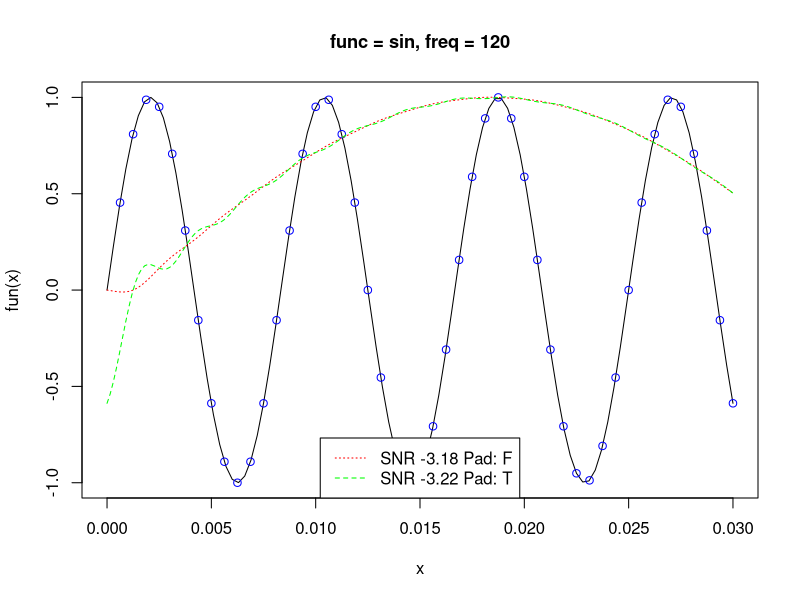
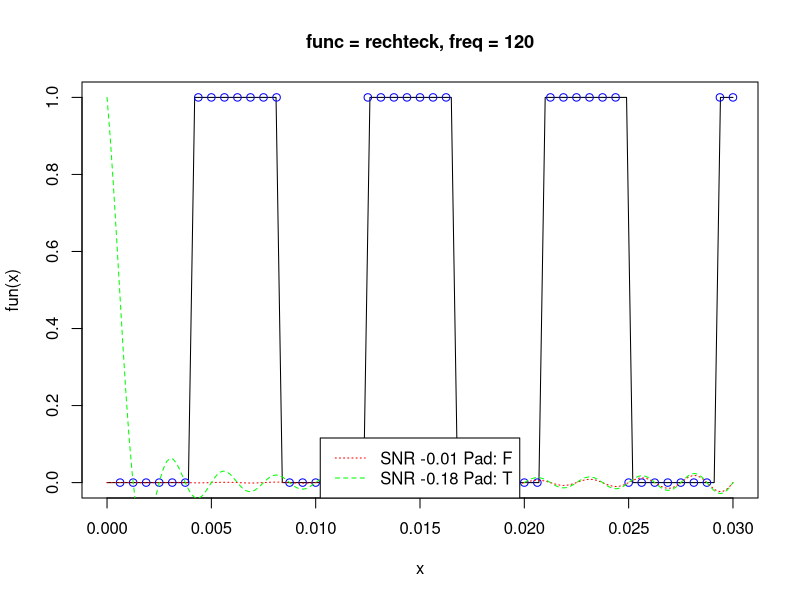
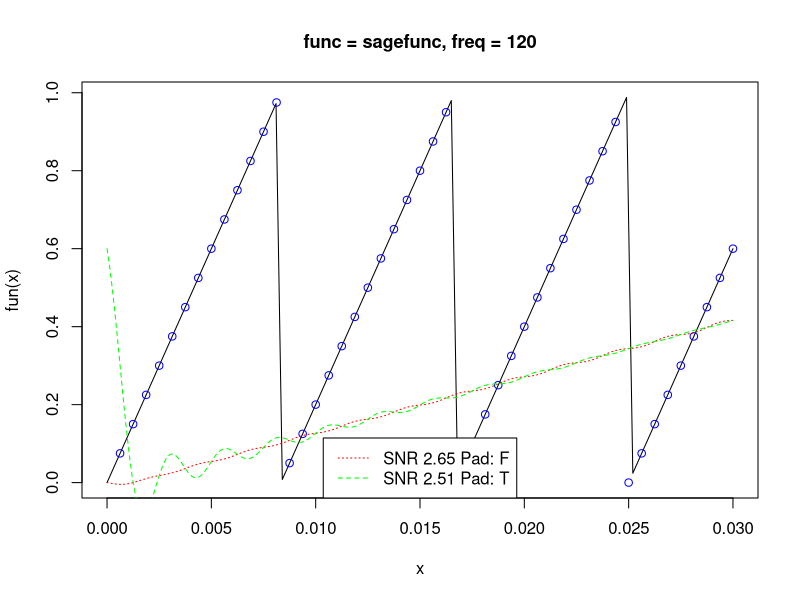
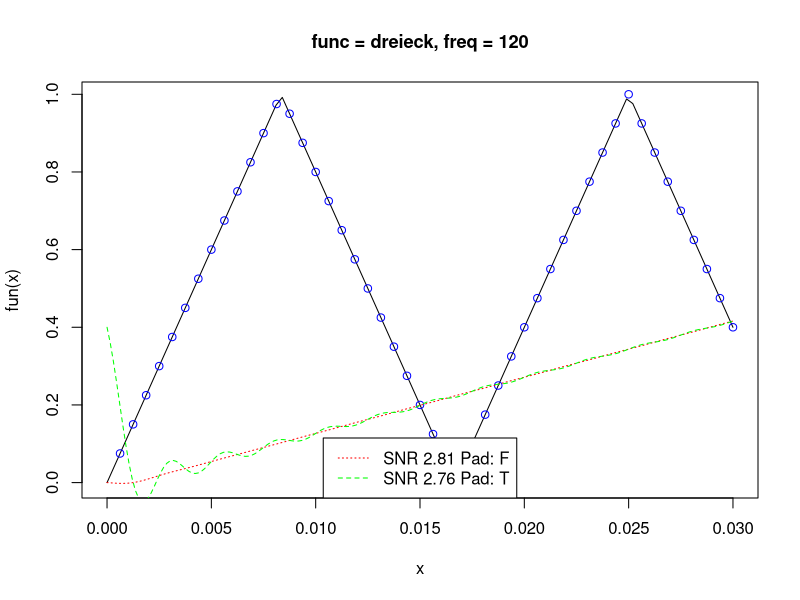

Generate these figures, in order, with R:
SNR <- function(x, qx){
  out <- mean(x*x)/mean((x-qx)*(x-qx))
  out <- 10*log10(out)
  return(out)
}

shannon <- function (x, fj, SF, padding=FALSE)
{
  sinc <- function (t) ifelse (t==0, 1, sin(t)/t)
  fx <- rep (0, length(x))
  for (j in seq(along=fj))
    fx <- fx + fj[j] * sinc (pi * (x-j/SF) * SF)
  if (padding)
    for (j in seq(along=fj))
    {
      fx <- fx + fj[j] * sinc (pi * (x-(j-length(fj))/SF) * SF)
      fx <- fx + fj[j] * sinc (pi * (x-(j+length(fj))/SF) * SF)
    }
  return (fx)
}

resampling <- function (fun, SF=800, t.max=0.03, N=48, M=200, titel="Funktionsabtastung"){
  # plot echte Funktion
  curve (fun, from=0, to=t.max)
  
  # plot abgetastete Werte
  #xAbt <- seq(0, t.max, length.out = N)
  xAbt <- seq(t.max/N, t.max, by = t.max/N)
  funAbt <- fun(xAbt)
  points(xAbt, funAbt, col = "blue")

  # Shannon-Werte ohne "padding"
  x <- seq(0, t.max, length.out = M)
  shanNoPad <- shannon(x, fun(x), SF)
  snrNoPad <- SNR(fun(x),shanNoPad)
  lines(x, shanNoPad, type = "l", lty = 3, col = "red")
  
  # Shannon-Werte mit "padding"
  shanPad <- shannon(x, fun(x), SF, TRUE)
  snrPad <- SNR(fun(x), shanPad)

  lines(x, shanPad, type = "l", lty = 2, col = "green")
  title(titel, cex.main = 1.1)
  legend("bottom", c(paste('SNR', toString(round(snrNoPad, 2)), "Pad: F", sep = " "), 
                     paste('SNR', toString(round(snrPad, 2)), "Pad: T", sep = " ")), 
         lty = c(3, 2), col = c("red", "green")
         )
}

# Testfunktion sin, 120 freq
sinfreq <- function(t, freq = 120){
  return (sin(t*2*pi*freq))
}

# Testfunktion cos, 120 freq
cosfreq <- function(t, freq = 128){
  return (cos(t*2*pi*freq))
}

rechteck <- function(t, t_max = 0.03, freq = 120){
  z <- ifelse (floor(t*2*freq) %% 2 == 1, 1, 0)
  return (z)
}

sagefunc <- function(t, t_max = 0.03, freq = 120){
  return (((t %% (1/freq))*freq))
}

dreieck <- function(t, t_max = 0.03, freq = 120){
  temp <- ifelse ((floor(t*freq + t%/%freq) %% 2) == 0, t, 1-t)
  z <- ((temp %% (1/(freq)))*freq)
  return (z)
}

resampling(sinfreq, titel = "func = sin, freq = 120")
resampling(rechteck, titel = "func = rechteck, freq = 120")
resampling(sagefunc, titel = "func = sagefunc, freq = 120")
resampling(dreieck, titel = "func = dreieck, freq = 120")
